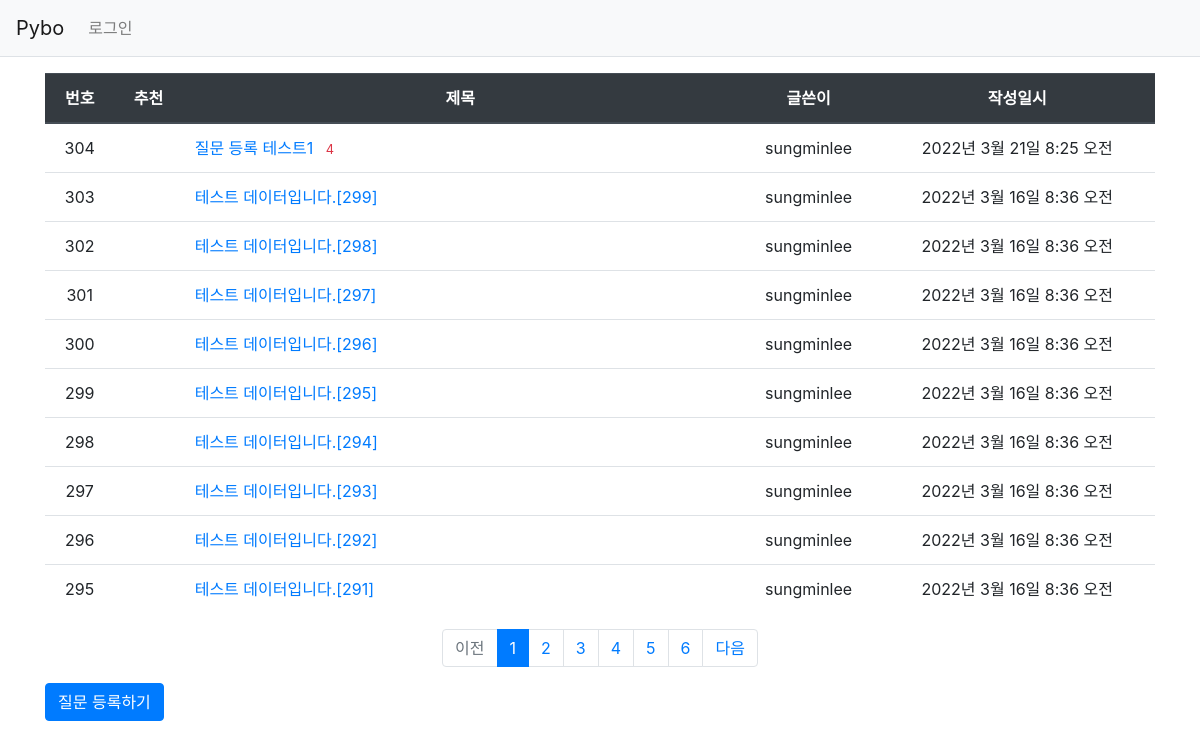
Page /pybo/ on the earlier database version.
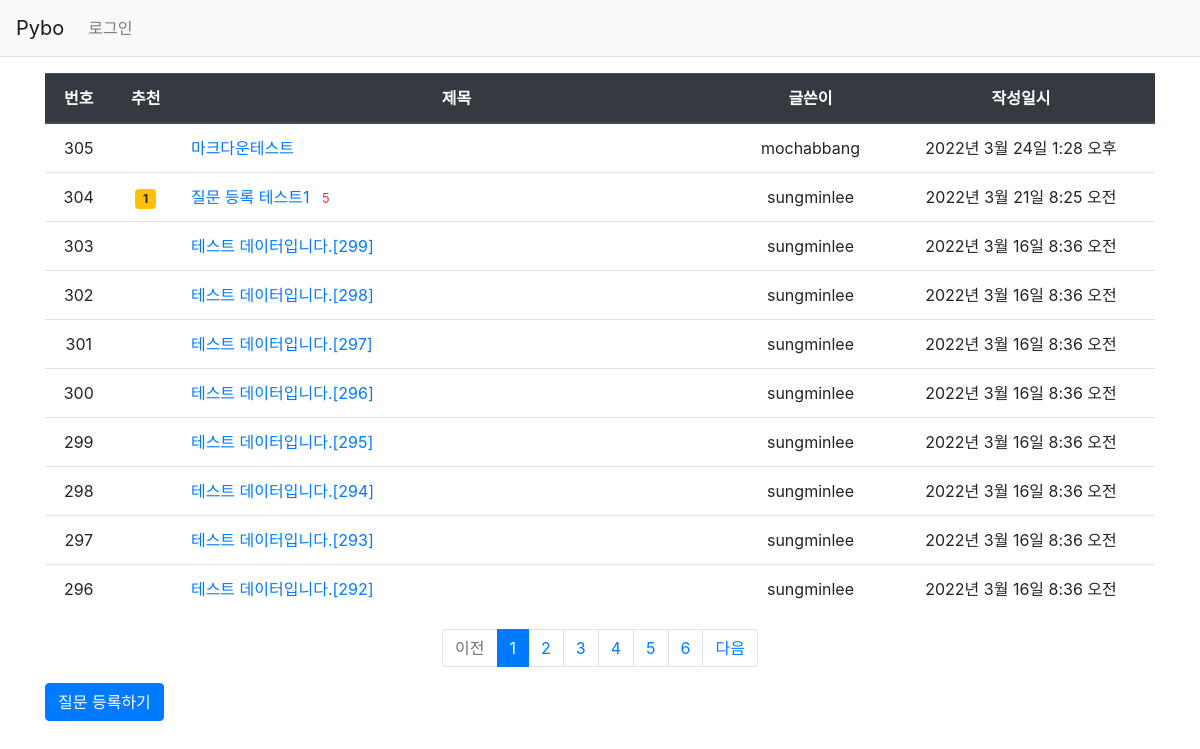
Same page on the later database version.
### pybo/models.py (models this page shows, shortened)
class Question(models.Model):
    author = models.ForeignKey(User, on_delete=models.CASCADE, related_name='author_question')
    subject = models.CharField(max_length=200)
    content = models.TextField()
    create_date = models.DateTimeField()
    author = models.ForeignKey(User, on_delete=models.CASCADE)
    modify_date = models.DateTimeField(null=True, blank=True)
    voter = models.ManyToManyField(User, related_name='voter_question')    # 추천인 추가

### pybo/views/base_views.py (the view)
# urls.py: path('', base_views.index, name='index'),            # '/'에 해당되는 path
def index(request):
    page = request.GET.get('page', '1')     # 페이지
    question_list = Question.objects.order_by('-create_date')
    paginator = Paginator(question_list, 10)    # 페이지당 10 개씩 보여주기
    page_obj = paginator.get_page(page)
    context = {'question_list': page_obj}
    response = render(request, 'pybo/question_list.html', context)
    return response

### pybo/templatetags/pybo_filter.py (called while the page is built)
@register.filter
def sub(value, arg):
    return value - arg

### templates/pybo/question_list.html
{% extends 'base.html' %}
{% load pybo_filter %}
{% block content %}
<div class="container my-3">
        <table class="table">
            <thead>
                <tr class="text-center thead-dark">
                    <th>번호</th>
                    <th>추천</th>
                    <th style="width:50%">제목</th>
                    <th>글쓴이</th>
                    <th>작성일시</th>
                </tr>
            </thead>
            <tbody>
                {% if question_list  %}
                {% for question in question_list %}
                <tr class="text-center">
                    <td>
                        {{ question_list.paginator.count|sub:question_list.start_index|sub:forloop.counter0|add:1  }}
                    </td>
                    <td>
                        {% if question.voter.all.count > 0 %}
                        <span class="badge badge-warning px-2 py-1">{{ question.voter.all.count }}</span>
                        {% endif %}
                    </td>
                    <td class="text-left">
                        <a href="{% url 'pybo:detail' question.id %}">{{ question.subject }}</a>
                        {% if question.answer_set.count > 0 %}
                        <span class="text-danger small ml-2">{{ question.answer_set.count }}</span>
                        {% endif %}
                    </td>
                    <td>{{ question.author.username }}</td>
                    <td>{{ question.create_date }}</td>
                </tr>
                {% endfor %}
                {% else %}
                <tr>
                    <td colspan="3">질문이 없습니다.</td>
                </tr>
                {% endif %}
            </tbody>
        </table>
        <ul class="pagination justify-content-center">
            {% if question_list.has_previous %}
            <li class="page-item">
                <a class="page-link" href="?page={{ question_list.previous_page_number }}">이전</a>
            </li>
            {% else %}
            <li class="page-item disabled">
                <a class="page-link" tabindex="-1" aria-disabled="true" href="#">이전</a>
            </li>
            {% endif %}
            {% for page_number in question_list.paginator.page_range %}
            {% if page_number >= question_list.number|add:-5 and page_number <= question_list.number|add:5 %}
                {% if page_number == question_list.number %}
                <li class="page-item active" aria-current="page">
                    <a class="page-link" href="?page={{ page_number }}">{{ page_number }}</a>
                </li>
                {% else %}
                <li class="page-item" aria-current="page">
                    <a class="page-link" href="?page={{ page_number }}">{{ page_number }}</a>
                </li>
                {% endif %}
            {% endif %}
            {% endfor %}
            {% if question_list.has_next %}
            <li class="page-item">
                <a class="page-link" href="?page={{ question_list.next_page_number }}">다음</a>
            </li>
            {% else %}
            <li class="page-item disabled">
                <a class="page-link" tabindex="-1" aria-disabled="true" href="#">다음</a>
            </li>
            {% endif %}
        </ul>
        <a href="{% url 'pybo:question_create' %}" class="btn btn-primary">질문 등록하기</a>
    </div>
{% endblock %}

Differences in the rows shown:
no longer on this page (row unchanged): Question: paginator.count|sub "295", subject "테스트 데이터입니다.[291]", author.username "sungminlee", create_date "2022년 3월 16일 8:36 오전"
added Question: paginator.count|sub "305", subject "마크다운테스트", author.username "mochabbang", create_date "2022년 3월 24일 1:28 오후"
shown differently, row unchanged: Question "질문 등록 테스트1": voter.all.count (not shown) → "1"; answer_set.count "4" → "5"
